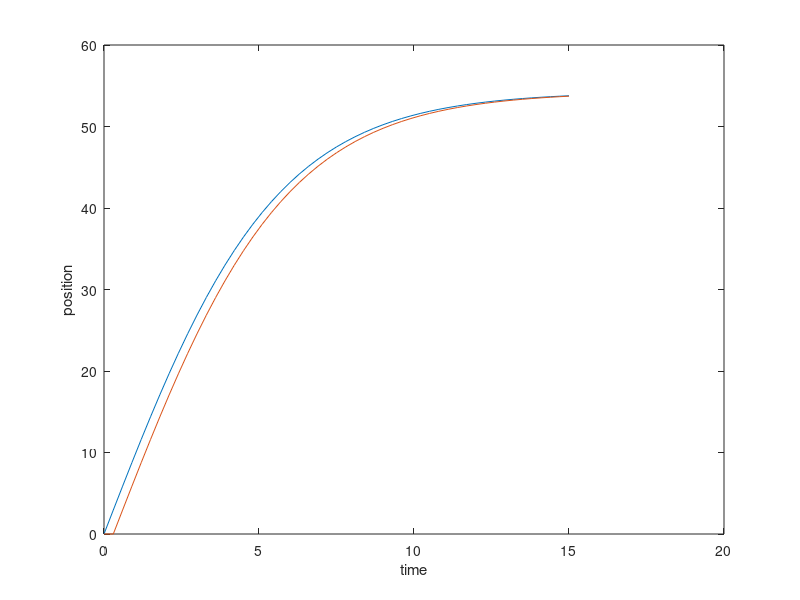

The MATLAB script that drew this image:
function outvar = rk2FallObj()
    format long
    t=0;
    tfinal=15;
    u=0;
    exact=0;
    dt=.3;
    g=9.81;
    cd=.25;
    m=75;
    uplot=u;
    tplot=t;
    exactplot=exact;
    error=0;
    while(t<tfinal)
        if(t+dt>tfinal)
            dt=tfinal-t;
        end
        u=u+dt*(g-cd/m*u*u)+dt*dt/2*(-cd/m)*(2*u*(g-cd/m*u*u))+dt*dt*dt/6*(-2*cd/m*((g-cd/m*u*u)+u*(-cd/m*2*u)))+dt*dt*dt*dt/24*(-2*cd/m*(-cd/m*u*2)+(-cd/m*4)*u);
        exact=sqrt(g*m/cd)*tanh(sqrt(g*cd/m)*t);
        if(abs(u-exact)>error)
            error=abs(u-exact);
        end
        t=t+dt;
        exactplot = [exactplot exact]; 
        uplot = [uplot u];
        tplot = [tplot t];
    end
    %plot(tplot,exactplot,'blue');
    %plot(tplot,uplot,'.');
    plot(tplot,uplot,tplot,exactplot);
    xlabel('time');
    ylabel('position');
    error
